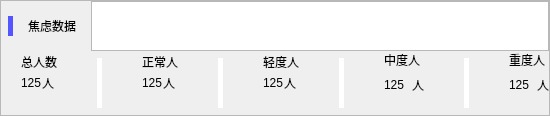
       <widget class="QFrame" name="frame_6">
        <property name="frameShape">
         <enum>QFrame::StyledPanel</enum>
        </property>
        <property name="frameShadow">
         <enum>QFrame::Raised</enum>
        </property>
        <layout class="QVBoxLayout" name="verticalLayout_4" stretch="1,4">
         <property name="spacing">
          <number>0</number>
         </property>
         <property name="leftMargin">
          <number>0</number>
         </property>
         <property name="topMargin">
          <number>0</number>
         </property>
         <property name="rightMargin">
          <number>0</number>
         </property>
         <property name="bottomMargin">
          <number>0</number>
         </property>
         <item>
          <layout class="QHBoxLayout" name="horizontalLayout_9">
           <property name="spacing">
            <number>15</number>
           </property>
           <property name="leftMargin">
            <number>7</number>
           </property>
           <item>
            <widget class="QLabel" name="label_4">
             <property name="minimumSize">
              <size>
               <width>5</width>
               <height>20</height>
              </size>
             </property>
             <property name="maximumSize">
              <size>
               <width>5</width>
               <height>20</height>
              </size>
             </property>
             <property name="styleSheet">
              <string notr="true">
background-color: rgb(85,85,255);	
</string>
             </property>
             <property name="text">
              <string/>
             </property>
            </widget>
           </item>
           <item>
            <widget class="QLabel" name="label_16">
             <property name="styleSheet">
              <string notr="true"/>
             </property>
             <property name="text">
              <string>焦虑数据</string>
             </property>
            </widget>
           </item>
           <item>
            <widget class="QTextEdit" name="textEdit_3">
             <property name="minimumSize">
              <size>
               <width>0</width>
               <height>50</height>
              </size>
             </property>
             <property name="maximumSize">
              <size>
               <width>16777215</width>
               <height>50</height>
              </size>
             </property>
             <property name="html">
              <string>&lt;!DOCTYPE HTML PUBLIC &quot;-//W3C//DTD HTML 4.0//EN&quot; &quot;http://www.w3.org/TR/REC-html40/strict.dtd&quot;&gt;
&lt;html&gt;&lt;head&gt;&lt;meta name=&quot;qrichtext&quot; content=&quot;1&quot; /&gt;&lt;style type=&quot;text/css&quot;&gt;
p, li { white-space: pre-wrap; }
&lt;/style&gt;&lt;/head&gt;&lt;body style=&quot; font-family:'SimSun'; font-size:9pt; font-weight:400; font-style:normal;&quot;&gt;
&lt;p style=&quot;-qt-paragraph-type:empty; margin-top:0px; margin-bottom:0px; margin-left:0px; margin-right:0px; -qt-block-indent:0; text-indent:0px; font-size:10px;&quot;&gt;&lt;br /&gt;&lt;/p&gt;&lt;/body&gt;&lt;/html&gt;</string>
             </property>
            </widget>
           </item>
          </layout>
         </item>
         <item>
          <layout class="QHBoxLayout" name="horizontalLayout_29">
           <property name="spacing">
            <number>0</number>
           </property>
           <property name="leftMargin">
            <number>20</number>
           </property>
           <item>
            <layout class="QHBoxLayout" name="horizontalLayout_30">
             <property name="spacing">
              <number>0</number>
             </property>
             <property name="rightMargin">
              <number>0</number>
             </property>
             <item>
              <layout class="QVBoxLayout" name="verticalLayout_19">
               <item>
                <widget class="QLabel" name="label_9">
                 <property name="text">
                  <string>总人数</string>
                 </property>
                </widget>
               </item>
               <item>
                <layout class="QHBoxLayout" name="horizontalLayout_31">
                 <item>
                  <widget class="QLabel" name="label_88">
                   <property name="text">
                    <string>125</string>
                   </property>
                  </widget>
                 </item>
                 <item>
                  <widget class="QLabel" name="label_89">
                   <property name="sizePolicy">
                    <sizepolicy hsizetype="Expanding" vsizetype="Preferred">
                     <horstretch>0</horstretch>
                     <verstretch>0</verstretch>
                    </sizepolicy>
                   </property>
                   <property name="text">
                    <string>人</string>
                   </property>
                  </widget>
                 </item>
                </layout>
               </item>
               <item>
                <widget class="QLabel" name="label_90">
                 <property name="text">
                  <string/>
                 </property>
                </widget>
               </item>
              </layout>
             </item>
             <item>
              <spacer name="horizontalSpacer_22">
               <property name="orientation">
                <enum>Qt::Horizontal</enum>
               </property>
               <property name="sizeHint" stdset="0">
                <size>
                 <width>40</width>
                 <height>20</height>
                </size>
               </property>
              </spacer>
             </item>
             <item>
              <widget class="QLabel" name="label_91">
               <property name="minimumSize">
                <size>
                 <width>5</width>
                 <height>30</height>
                </size>
               </property>
               <property name="maximumSize">
                <size>
                 <width>5</width>
                 <height>50</height>
                </size>
               </property>
               <property name="styleSheet">
                <string notr="true">
background-color: rgb(255,255,255);	
</string>
               </property>
               <property name="text">
                <string/>
               </property>
              </widget>
             </item>
             <item>
              <spacer name="horizontalSpacer_23">
               <property name="orientation">
                <enum>Qt::Horizontal</enum>
               </property>
               <property name="sizeHint" stdset="0">
                <size>
                 <width>40</width>
                 <height>20</height>
                </size>
               </property>
              </spacer>
             </item>
            </layout>
           </item>
           <item>
            <layout class="QHBoxLayout" name="horizontalLayout_32">
             <property name="spacing">
              <number>0</number>
             </property>
             <property name="rightMargin">
              <number>0</number>
             </property>
             <item>
              <layout class="QVBoxLayout" name="verticalLayout_20">
               <item>
                <widget class="QLabel" name="label_10">
                 <property name="text">
                  <string>正常人</string>
                 </property>
                </widget>
               </item>
               <item>
                <layout class="QHBoxLayout" name="horizontalLayout_33">
                 <item>
                  <widget class="QLabel" name="label_92">
                   <property name="text">
                    <string>125</string>
                   </property>
                  </widget>
                 </item>
                 <item>
                  <widget class="QLabel" name="label_93">
                   <property name="sizePolicy">
                    <sizepolicy hsizetype="Expanding" vsizetype="Preferred">
                     <horstretch>0</horstretch>
                     <verstretch>0</verstretch>
                    </sizepolicy>
                   </property>
                   <property name="text">
                    <string>人</string>
                   </property>
                  </widget>
                 </item>
                </layout>
               </item>
               <item>
                <widget class="QLabel" name="label_94">
                 <property name="text">
                  <string/>
                 </property>
                </widget>
               </item>
              </layout>
             </item>
             <item>
              <spacer name="horizontalSpacer_24">
               <property name="orientation">
                <enum>Qt::Horizontal</enum>
               </property>
               <property name="sizeHint" stdset="0">
                <size>
                 <width>40</width>
                 <height>20</height>
                </size>
               </property>
              </spacer>
             </item>
             <item>
              <widget class="QLabel" name="label_95">
               <property name="minimumSize">
                <size>
                 <width>5</width>
                 <height>30</height>
                </size>
               </property>
               <property name="maximumSize">
                <size>
                 <width>5</width>
                 <height>50</height>
                </size>
               </property>
               <property name="styleSheet">
                <string notr="true">
background-color: rgb(255,255,255);	
</string>
               </property>
               <property name="text">
                <string/>
               </property>
              </widget>
             </item>
             <item>
              <spacer name="horizontalSpacer_25">
               <property name="orientation">
                <enum>Qt::Horizontal</enum>
               </property>
               <property name="sizeHint" stdset="0">
                <size>
                 <width>40</width>
                 <height>20</height>
                </size>
               </property>
              </spacer>
             </item>
            </layout>
           </item>
           <item>
            <layout class="QHBoxLayout" name="horizontalLayout_34">
             <property name="spacing">
              <number>0</number>
             </property>
             <property name="rightMargin">
              <number>0</number>
             </property>
             <item>
              <layout class="QVBoxLayout" name="verticalLayout_21">
               <item>
                <widget class="QLabel" name="label_96">
                 <property name="text">
                  <string>轻度人</string>
                 </property>
                </widget>
               </item>
               <item>
                <layout class="QHBoxLayout" name="horizontalLayout_35">
                 <item>
                  <widget class="QLabel" name="label_97">
                   <property name="text">
                    <string>125</string>
                   </property>
                  </widget>
                 </item>
                 <item>
                  <widget class="QLabel" name="label_98">
                   <property name="sizePolicy">
                    <sizepolicy hsizetype="Expanding" vsizetype="Preferred">
                     <horstretch>0</horstretch>
                     <verstretch>0</verstretch>
                    </sizepolicy>
                   </property>
                   <property name="text">
                    <string>人</string>
                   </property>
                  </widget>
                 </item>
                </layout>
               </item>
               <item>
                <widget class="QLabel" name="label_99">
                 <property name="text">
                  <string/>
                 </property>
                </widget>
               </item>
              </layout>
             </item>
             <item>
              <spacer name="horizontalSpacer_26">
               <property name="orientation">
                <enum>Qt::Horizontal</enum>
               </property>
               <property name="sizeHint" stdset="0">
                <size>
                 <width>40</width>
                 <height>20</height>
                </size>
               </property>
              </spacer>
             </item>
             <item>
              <widget class="QLabel" name="label_100">
               <property name="minimumSize">
                <size>
                 <width>5</width>
                 <height>30</height>
                </size>
               </property>
               <property name="maximumSize">
                <size>
                 <width>5</width>
                 <height>50</height>
                </size>
               </property>
               <property name="styleSheet">
                <string notr="true">
background-color: rgb(255,255,255);	
</string>
               </property>
               <property name="text">
                <string/>
               </property>
              </widget>
             </item>
             <item>
              <spacer name="horizontalSpacer_27">
               <property name="orientation">
                <enum>Qt::Horizontal</enum>
               </property>
               <property name="sizeHint" stdset="0">
                <size>
                 <width>40</width>
                 <height>20</height>
                </size>
               </property>
              </spacer>
             </item>
            </layout>
           </item>
           <item>
            <layout class="QHBoxLayout" name="horizontalLayout_36">
             <property name="spacing">
              <number>0</number>
             </property>
             <property name="rightMargin">
              <number>0</number>
             </property>
             <item>
              <layout class="QVBoxLayout" name="verticalLayout_22">
               <property name="spacing">
                <number>7</number>
               </property>
               <item>
                <widget class="QLabel" name="label_101">
                 <property name="text">
                  <string>中度人</string>
                 </property>
                </widget>
               </item>
               <item>
                <layout class="QHBoxLayout" name="horizontalLayout_37">
                 <item>
                  <widget class="QLabel" name="label_102">
                   <property name="text">
                    <string>125</string>
                   </property>
                  </widget>
                 </item>
                 <item>
                  <widget class="QLabel" name="label_103">
                   <property name="sizePolicy">
                    <sizepolicy hsizetype="Expanding" vsizetype="Preferred">
                     <horstretch>0</horstretch>
                     <verstretch>0</verstretch>
                    </sizepolicy>
                   </property>
                   <property name="text">
                    <string>人</string>
                   </property>
                  </widget>
                 </item>
                </layout>
               </item>
               <item>
                <widget class="QLabel" name="label_104">
                 <property name="text">
                  <string/>
                 </property>
                </widget>
               </item>
              </layout>
             </item>
             <item>
              <spacer name="horizontalSpacer_28">
               <property name="orientation">
                <enum>Qt::Horizontal</enum>
               </property>
               <property name="sizeHint" stdset="0">
                <size>
                 <width>40</width>
                 <height>20</height>
                </size>
               </property>
              </spacer>
             </item>
             <item>
              <widget class="QLabel" name="label_105">
               <property name="minimumSize">
                <size>
                 <width>5</width>
                 <height>30</height>
                </size>
               </property>
               <property name="maximumSize">
                <size>
                 <width>5</width>
                 <height>50</height>
                </size>
               </property>
               <property name="styleSheet">
                <string notr="true">
background-color: rgb(255,255,255);	
</string>
               </property>
               <property name="text">
                <string/>
               </property>
              </widget>
             </item>
             <item>
              <spacer name="horizontalSpacer_29">
               <property name="orientation">
                <enum>Qt::Horizontal</enum>
               </property>
               <property name="sizeHint" stdset="0">
                <size>
                 <width>40</width>
                 <height>20</height>
                </size>
               </property>
              </spacer>
             </item>
            </layout>
           </item>
           <item>
            <layout class="QVBoxLayout" name="verticalLayout_23">
             <property name="spacing">
              <number>7</number>
             </property>
             <item>
              <widget class="QLabel" name="label_106">
               <property name="text">
                <string>重度人</string>
               </property>
              </widget>
             </item>
             <item>
              <layout class="QHBoxLayout" name="horizontalLayout_38">
               <item>
                <widget class="QLabel" name="label_107">
                 <property name="text">
                  <string>125</string>
                 </property>
                </widget>
               </item>
               <item>
                <widget class="QLabel" name="label_108">
                 <property name="sizePolicy">
                  <sizepolicy hsizetype="Expanding" vsizetype="Preferred">
                   <horstretch>0</horstretch>
                   <verstretch>0</verstretch>
                  </sizepolicy>
                 </property>
                 <property name="text">
                  <string>人</string>
                 </property>
                </widget>
               </item>
              </layout>
             </item>
             <item>
              <widget class="QLabel" name="label_109">
               <property name="text">
                <string/>
               </property>
              </widget>
             </item>
            </layout>
           </item>
          </layout>
         </item>
        </layout>
       </widget>
